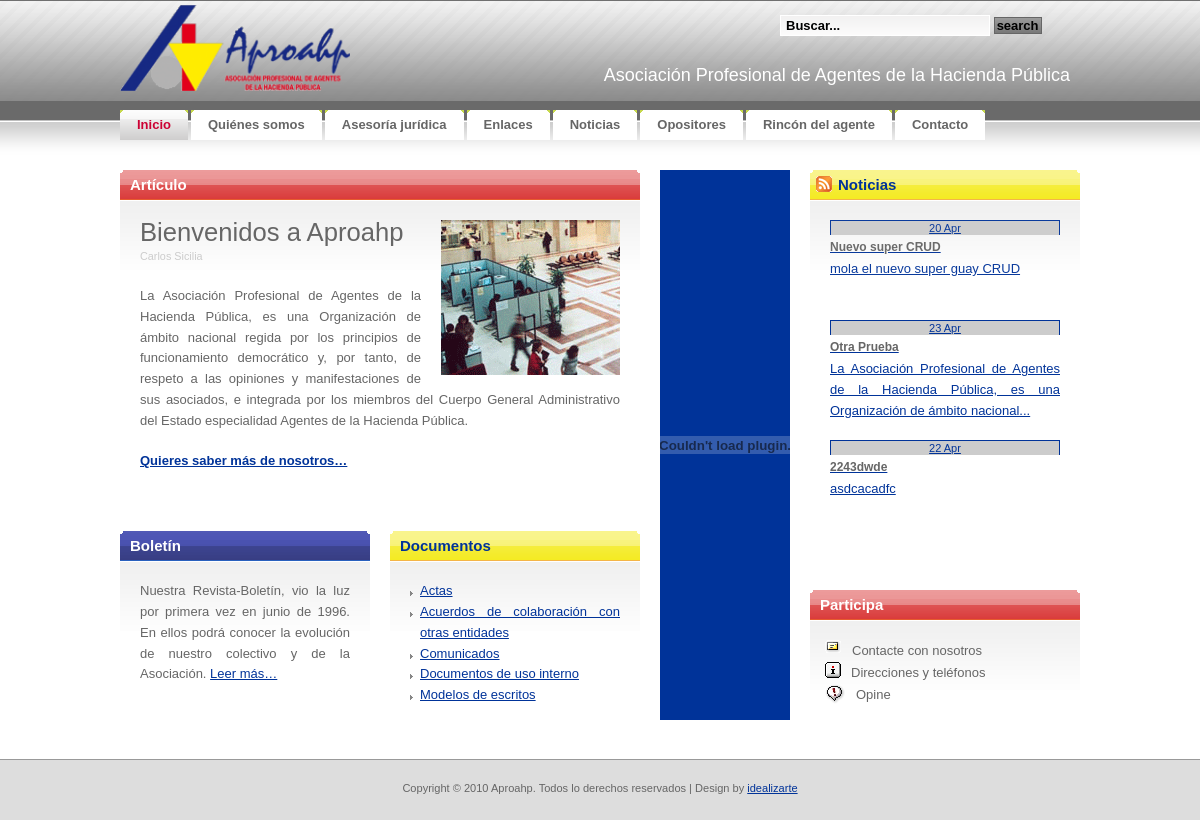
Before: / with the older database file.
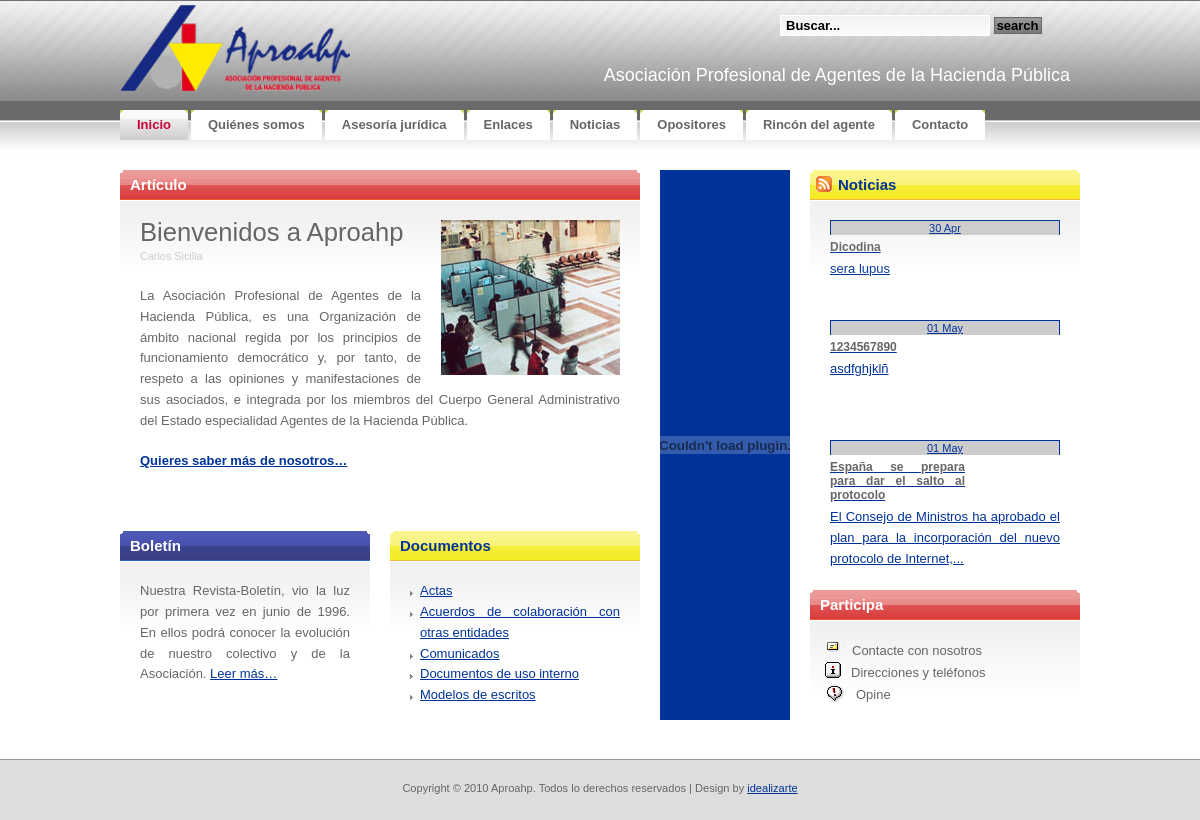
After: the same page with the newer database file.
### tables this page shows
CREATE TABLE IF NOT EXISTS `tbl_categorias` (
  `CAT_ID` bigint(20) NOT NULL AUTO_INCREMENT,
  `CAT_Visible` tinyint(1) NOT NULL,
  `CAT_Nombre` varchar(50) NOT NULL,
  `CAT_Comentarios` varchar(200) NOT NULL,
  UNIQUE KEY `ID` (`CAT_ID`)
);

CREATE TABLE IF NOT EXISTS `tbl_noticias` (
  `NOT_ID` bigint(20) NOT NULL AUTO_INCREMENT,
  `NOT_FECHA` timestamp NOT NULL DEFAULT CURRENT_TIMESTAMP,
  `NOT_Autor` bigint(20) NOT NULL,
  `NOT_Titulo` varchar(50) NOT NULL,
  `NOT_resumen` varchar(500) NOT NULL,
  `NOT_texto` text NOT NULL,
  PRIMARY KEY (`NOT_ID`)
);

### lib/siteconfig.php (called while the page is built, shortened)
<?php
	function neat_trim($str, $n, $delim='...') {
	   $len = strlen($str);
	   if ($len > $n) {
	       preg_match('/(.{' . $n . '}.*?)\b/', $str, $matches);
	       return rtrim($matches[1]) . $delim;
	   }
	   else {
	       return $str;
	   }
	}
?>

### index.php (the view, shortened to what this page needs)
<!DOCTYPE html PUBLIC "-//W3C//DTD XHTML 1.0 Strict//EN" "http://www.w3.org/TR/xhtml1/DTD/xhtml1-strict.dtd">
<html xmlns="http://www.w3.org/1999/xhtml">
<head>
<link rel="stylesheet" href="css/reset.css"   type="text/css" media="screen" title="no title" charset="utf-8" />
<link rel="stylesheet" href="css/aproahp.css" type="text/css" media="screen" title="no title" charset="utf-8" />
</head>
<body>
<div id="container">
<?php require("header.php");?>
	<div id="content">
		<div id="feature" class="box-red">
			<h2 class="section"><b>Artículo</b></h2>
			<div class="content"><img src="images/foto_ins.gif" width="179" height="155" alt="Foto Ins"class="right" />
			<h1>Bienvenidos a Aproahp</h1>
			<p class="byline"><small>Carlos Sicilia</small></p>
			<p>La Asociación Profesional de Agentes de la Hacienda Pública, es una Organización de ámbito nacional regida por los principios de funcionamiento democrático y, por tanto, de respeto a las opiniones y manifestaciones de sus asociados, e integrada por los miembros del Cuerpo General Administrativo del Estado especialidad Agentes de la Hacienda Pública.</p>
			<p><a href="#"><strong>Quieres saber más de nosotros&hellip;</strong></a></p>
			</div>
		</div>
		<div class="two-cols">
			<div class="box-blue col-one">
				<h2 class="section"><b>Boletín</b></h2>
				<div class="content">
					<p>Nuestra Revista-Boletín, vio la luz por primera vez en junio de 1996.
					En ellos podrá
					conocer la evolución de nuestro colectivo y de la Asociación. <a href="#">Leer más&hellip;</a></p>
				</div>
			</div>
			<div class="box-yellow col-two">
				<h2 class="section"><b>Documentos</b></h2>
				<div class="content">
					<ul class="list">
						<?php
							require_once("lib/siteconfig.php");
							$cat_result=mysql_query("SELECT * FROM tbl_categorias ORDER BY cat_nombre;");
							for ($x = 0, $numrows = mysql_num_rows($cat_result); $x < $numrows; $x++) {
								$row = mysql_fetch_assoc($cat_result);
								echo "<li><a href='rinconagente/documentos.php?catid=".$row["CAT_ID"]."'>". $row["CAT_Nombre"]."</a></li>";
						    }
						?>
					</ul>
				</div>
			</div>
		</div>
	</div>
	<div id="sidebar">
		<div class="col-one">
			<object classid="clsid:d27cdb6e-ae6d-11cf-96b8-444553540000" codebase="http://fpdownload.macromedia.com/pub/shockwave/cabs/flash/swflash.cab#version=5,0,0,0" width="130" height="550" id="banner_aproahp" align="middle">
			<embed src="images/banner_aproahp.swf" quality="high" bgcolor="#FFFFFF" width="130" height="550" name="banner_aproahp" align="middle" allowScriptAccess="sameDomain" type="application/x-shockwave-flash" pluginspage="http://www.macromedia.com/go/getflashplayer">
			</object>
		</div>
		<div class="col-two">
			<div class="box-noticias">
				<h2 class="section"><a href="rssnoticias.php"><img src="images/rsslogo16x16.gif" id="rssicon" width="16" height="16" alt="RSS Noticias"></a><b>Noticias</b></h2>
				<div class="content">
					<div class="news">
						<ul id="spy">
						<?php include("data.php");?>
						</ul>
					</div>
				</div>
			</div>
			<div class="box-red">
				<h2 class="section"><b>Participa</b></h2>
				<div class="small">
						<p><a href="contacto/contacto.php"><img src="images/iconitos_14.gif" width="17" height="14" alt="Iconitos 14" class="izda">Contacte con nosotros</a><br/>
						<a href="contacto/contacto.php"><img src="images/iconitos_09.gif" width="16" height="16" alt="Iconitos 09" class="izda">Direcciones y teléfonos</a><br/>
						<a href="rinconagente/rinconagente.php"><img src="images/iconitos_07.gif" width="21" height="21" alt="Iconitos 07" class="izda">Opine</a><br/>
				</div>
			</div>
		</div>
	</div>
	<div style="clear: both;">&nbsp;</div>
</div>
</body>
</html>

### header.php
<?php
$parts = Explode('/', $_SERVER["PHP_SELF"]);
$paginaactual= $parts[count($parts) - 1];
if(strcmp($paginaactual, "index.php")==0)
	$folder ="";
else
	$folder ="../";
$menu = array (array ( "Name" => "Inicio","Link" => "index.php","Subfolder" => ""),
			   array ( "Name" => "Quiénes somos","Link" => "kienes.php","Subfolder" => "kienes/"),
			   array ( "Name" => "Asesoría jurídica","Link" => "asesoria.php","Subfolder" => "asesoria/"),
			   array ( "Name" => "Enlaces","Link" => "enlaces.php","Subfolder" => "enlaces/"),
			   array ( "Name" => "Noticias","Link" => "noticias.php","Subfolder" => "noticias/"),
			   array ( "Name" => "Opositores","Link" => "opositores.php","Subfolder" => "opositores/"),
			   array ( "Name" => "Rincón del agente","Link" => "rinconagente.php","Subfolder" => "rinconagente/"),
			   array ( "Name" => "Contacto","Link" => "contacto.php","Subfolder" => "contacto/")
              );
?>
<div id="header">
	<?php echo('<div id="logo"><img src="'.$folder.'images/logo.gif" width="230" height="86" alt="Logo">');?>
	</div>
	<div id="search">
		<form method="get" action="<?=$folder?>search/search.php">
			<fieldset>
			<input id="searchinput" type="text" name="searchinput" value="Buscar..." onblur="if(this.value.length == 0) this.value='Buscar...';" onclick="if(this.value == 'Buscar...') this.value='';" />
			<input id="searchsubmit" type="submit" value="Search" />
			</fieldset>
		</form>
	</div>
	<?php echo('<div id="letras"><h2>'."Asociación Profesional de Agentes de la Hacienda Pública".'</h2>');?>
		</div>
</div>
<div id="menu">
	<ul>
<?php
foreach($menu as $item){
		if(strcmp($paginaactual, $item['Link'])==0)
			echo('<li class="active">');
		else
			echo('<li>');
		echo('<a href="'.$folder.$item['Subfolder'].$item['Link'].'"><b>'.$item['Name'].'</b></a></li>');
}?>
	</ul>
</div>

### data.php
<?php
require_once("lib/siteconfig.php");
$noticias_page="noticias/noticias.php";
$not_result=mysql_query("SELECT * FROM tbl_noticias,tbl_users WHERE NOT_Autor=USR_ID AND DATE(`NOT_FECHA`) <= DATE( NOW( ) ) ORDER BY NOT_FECHA DESC LIMIT 0,5;");
for ($x = 0, $numrows = mysql_num_rows($not_result); $x < $numrows && $x < $numrows ; $x++) {
	$row = mysql_fetch_assoc($not_result);
	$datetime = date("d M", strtotime($row["NOT_FECHA"]));
	echo "<li><a href=".$noticias_page."?noticia=".$row["NOT_ID"]." >";
	echo "<div class=noticiafecha>".$datetime."</div>";
	echo "<div class=noticiatitulo>".$row["NOT_Titulo"]."</div>";
	echo "<div class=noticiaresumen>".neat_trim($row["NOT_resumen"],100)."</div>";
	echo "</a></li>";
}
?>

Changed rows visible on the page:
removed tbl_noticias: NOT_FECHA "23 Apr", NOT_Titulo "Otra Prueba", NOT_resumen "La Asociación Profesional de Agentes de la Hacienda Pública, es una Organización de ámbito nacional..."
no longer on this page (row edited): tbl_noticias: NOT_FECHA "22 Apr", NOT_Titulo "2243dwde", NOT_resumen "asdcacadfc"
no longer on this page (row unchanged): tbl_noticias: NOT_FECHA "20 Apr", NOT_Titulo "Nuevo super CRUD", NOT_resumen "mola el nuevo super guay CRUD"
added tbl_noticias: NOT_FECHA "01 May", NOT_Titulo "1234567890", NOT_resumen "asdfghjklñ"
now on this page (row edited): tbl_noticias: NOT_FECHA "01 May", NOT_Titulo "España se prepara para dar el salto al protocolo", NOT_resumen "El Consejo de Ministros ha aprobado el plan para la incorporación del nuevo protocolo de Internet,..."
added tbl_noticias: NOT_FECHA "30 Apr", NOT_Titulo "Dicodina", NOT_resumen "sera lupus"
